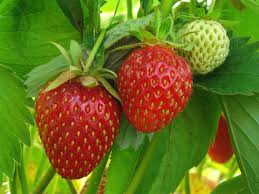
//> input picture strawberrie.jpg, 259 x 194 px
$ ./Source strawberrie.jpg   (built with g++ and OpenCV 4)
//> lines starting //> are read from the running program, lines starting //| are printed output that depends on the picture; after the words box and inside, x2 and y2 are one past the last pixel; in counts of white or black regions, pixels touching at a corner belong together
#include "opencv2/imgproc/imgproc.hpp"
#include "opencv2/highgui/highgui.hpp"
#include <iostream>
#include <stdio.h>

using namespace std;
using namespace cv;

int mask_red(Mat new_image);
int mask_green(Mat new_image);
int draw_histogram(Mat new_image);

int main(int argc, char** argv)
{
	Mat src = imread(argv[1], 1);
//> src is the input picture: 194 rows x 259 cols, CV_8UC3; mean B, G, R 29.8, 114, 105.4
	Mat samples(src.rows * src.cols, 3, CV_32F);
	for (int y = 0; y < src.rows; y++)
		for (int x = 0; x < src.cols; x++)
			for (int z = 0; z < 3; z++)
				samples.at<float>(y + x * src.rows, z) = src.at<Vec3b>(y, x)[z];


	int clusterCount = 12;
	Mat labels;
	int attempts = 1;
	Mat centers;
	kmeans(samples, clusterCount, labels, TermCriteria(CV_TERMCRIT_ITER | CV_TERMCRIT_EPS, 10000, 0.0001), attempts, KMEANS_PP_CENTERS, centers);
//> centers = [[16.59, 112.5, 58.11], [48.2, 130.5, 99.01], [17.28, 34.04, 159.2], [86.84, 104.7, 212.8], [136.8, 236.5, 218], [13.31, 144.8, 78.04], [10.72, 35.97, 116.9], [81.21, 181.4, 149.7], [12.03, 73.67, 41.59], [42.03, 69.28, 176.6], [34.23, 207.3, 191.6], [25.39, 169.7, 125.8]]


	Mat new_image(src.size(), src.type());
	for (int y = 0; y < src.rows; y++)
		for (int x = 0; x < src.cols; x++)
		{
			int cluster_idx = labels.at<int>(y + x * src.rows, 0);
			new_image.at<Vec3b>(y, x)[0] = centers.at<float>(cluster_idx, 0);
			new_image.at<Vec3b>(y, x)[1] = centers.at<float>(cluster_idx, 1);
			new_image.at<Vec3b>(y, x)[2] = centers.at<float>(cluster_idx, 2);
		}
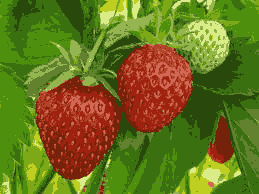
//> new_image: 194 rows x 259 cols, CV_8UC3; mean B, G, R 29.4, 113.4, 105.1

	namedWindow("original image", CV_WINDOW_NORMAL);
	imshow("original image", src);
	namedWindow("kmeans image", CV_WINDOW_NORMAL);
	imshow("kmeans image", new_image);

	draw_histogram(new_image);
	mask_red(new_image);
	mask_green(new_image);

	waitKey(0);
}

// Masks the ripe
int mask_red(Mat new_image)
{
	Mat3b hsv;
	cvtColor(new_image, hsv, COLOR_BGR2HSV);

	Mat1b mask1, mask2;
	inRange(hsv, Scalar(0, 70, 50), Scalar(10, 255, 255), mask1);
	inRange(hsv, Scalar(170, 70, 50), Scalar(180, 255, 255), mask2);

	Mat1b mask = mask1 | mask2;

	namedWindow("Masked red", CV_WINDOW_NORMAL);
	imshow("Masked red", mask);

	return 0;
}

// Masks the unripe
int mask_green(Mat new_image)
{
	Mat3b hsv;
	cvtColor(new_image, hsv, COLOR_BGR2HSV);

	Mat1b mask1, mask2;
	inRange(hsv, Scalar(20, 38, 70), Scalar(35, 255, 255), mask1);
	//inRange(hsv, Scalar(70, 170, 50), Scalar(255, 180, 255), mask2);

	Mat1b mask = mask1; // | mask2;

	namedWindow("Masked green", CV_WINDOW_NORMAL);
	imshow("Masked green", mask);

	return 0;
}

int draw_histogram(Mat src)
{
	Mat dst;

	if (!src.data)
	{
		return -1;
	}

	/// Separate the image in 3 places ( B, G and R )
	vector<Mat> bgr_planes;
	split(src, bgr_planes);
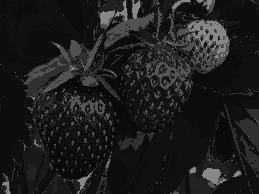
//> bgr_planes[0]: 194 rows x 259 cols, CV_8UC1; min 10, max 136, mean 29.4
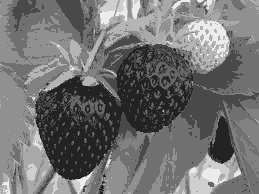
//> bgr_planes[1]: 194 rows x 259 cols, CV_8UC1; min 34, max 236, mean 113.4
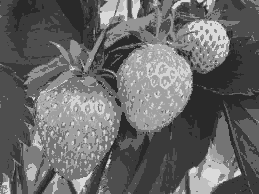
//> bgr_planes[2]: 194 rows x 259 cols, CV_8UC1; min 41, max 218, mean 105.1

	/// Establish the number of bins
	int histSize = 256;

	/// Set the ranges ( for B,G,R) )
	float range[] = { 0, 256 };
	const float* histRange = { range };

	bool uniform = true; bool accumulate = false;

	Mat b_hist, g_hist, r_hist;

	/// Compute the histograms:
	calcHist(&bgr_planes[0], 1, 0, Mat(), b_hist, 1, &histSize, &histRange, uniform, accumulate);
//> b_hist = 256 values, max 11224 at index 16, min 0 at index 0, mean 196.3
	calcHist(&bgr_planes[1], 1, 0, Mat(), g_hist, 1, &histSize, &histRange, uniform, accumulate);
//> g_hist = 256 values, max 11224 at index 112, min 0 at index 0, mean 196.3
	calcHist(&bgr_planes[2], 1, 0, Mat(), r_hist, 1, &histSize, &histRange, uniform, accumulate);
//> r_hist = 256 values, max 11224 at index 58, min 0 at index 0, mean 196.3

	// Draw the histograms for B, G and R
	int hist_w = 512; int hist_h = 400;
	int bin_w = cvRound((double)hist_w / histSize);

	Mat histImage(hist_h, hist_w, CV_8UC3, Scalar(0, 0, 0));

	/// Normalize the result to [ 0, histImage.rows ]
	normalize(b_hist, b_hist, 0, histImage.rows, NORM_MINMAX, -1, Mat());
//> b_hist = 256 values, max 400 at index 16, min 0 at index 0, mean 6.99
	normalize(g_hist, g_hist, 0, histImage.rows, NORM_MINMAX, -1, Mat());
//> g_hist = 256 values, max 400 at index 112, min 0 at index 0, mean 6.99
	normalize(r_hist, r_hist, 0, histImage.rows, NORM_MINMAX, -1, Mat());
//> r_hist = 256 values, max 400 at index 58, min 0 at index 0, mean 6.99

	/// Draw for each channel
	for (int i = 1; i < histSize; i++)
	{
		line(histImage, Point(bin_w*(i - 1), hist_h - cvRound(b_hist.at<float>(i - 1))),
			Point(bin_w*(i), hist_h - cvRound(b_hist.at<float>(i))),
			Scalar(255, 0, 0), 2, 8, 0);
		line(histImage, Point(bin_w*(i - 1), hist_h - cvRound(g_hist.at<float>(i - 1))),
			Point(bin_w*(i), hist_h - cvRound(g_hist.at<float>(i))),
			Scalar(0, 255, 0), 2, 8, 0);
		line(histImage, Point(bin_w*(i - 1), hist_h - cvRound(r_hist.at<float>(i - 1))),
			Point(bin_w*(i), hist_h - cvRound(r_hist.at<float>(i))),
			Scalar(0, 0, 255), 2, 8, 0);
	}
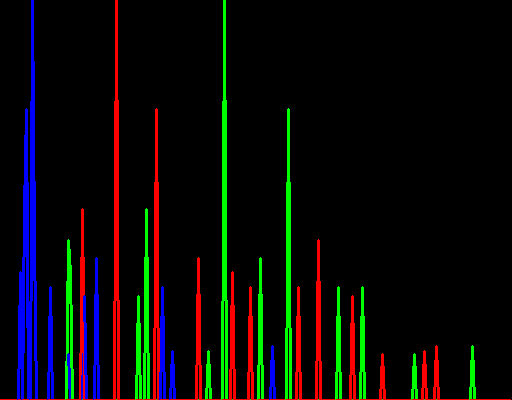
//> histImage: 400 rows x 512 cols, CV_8UC3; mean B, G, R 8.3, 9.9, 10.8
//> in mask_red, `cvtColor(new_image, hsv, COLOR_BGR2HSV);`: hsv: 194 rows x 259 cols, CV_8UC3; mean H, S, V 34.2, 205.9, 139.5
//> in mask_red, `inRange(hsv, Scalar(0, 70, 50), Scalar(10, 255, 255), mask1);`:
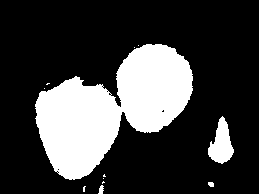
//> mask1: 194 rows x 259 cols, CV_8UC1; 24.6% white; 12 white regions (8 under 20 px), largest, box (x1, y1, x2, y2) and area: (35, 44, 193, 180) 11543, (208, 116, 234, 164) 721, (98, 185, 104, 194) 36, (208, 182, 214, 187) 26
//> in mask_red, `inRange(hsv, Scalar(170, 70, 50), Scalar(180, 255, 255), mask2);`: mask2: 194 rows x 259 cols, CV_8UC1; every value is 0
//> in mask_green, `inRange(hsv, Scalar(20, 38, 70), Scalar(35, 255, 255), mask1);`:
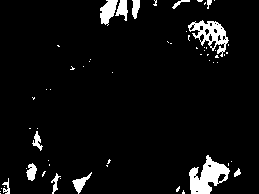
//> mask1: 194 rows x 259 cols, CV_8UC1; 5.6% white; 61 white regions (48 under 20 px), largest, box (x1, y1, x2, y2) and area: (189, 155, 230, 194) 851, (188, 20, 229, 57) 617, (100, 0, 118, 26) 284

	/// Display
	namedWindow("calcHist", CV_WINDOW_NORMAL);
	imshow("calcHist", histImage);

	return 0;
}
